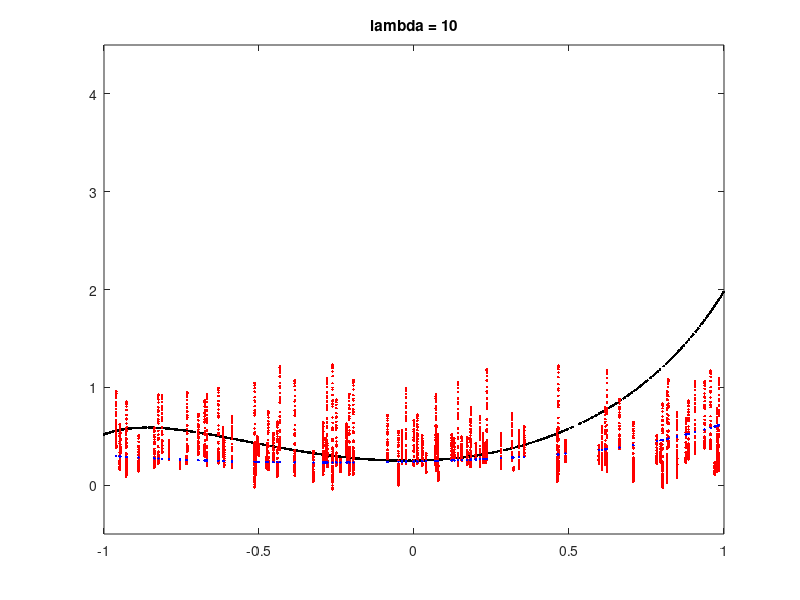

MATLAB code for this plot:
function  third

x1 = 2*rand(1,1000)-1;
c = 0.5 * ones(1,1000);
y = tan(pi * x1 /3) + (x1 - c).^ 2;
% 
figure;
 
plot(x1,y,'k.','LineWidth',200)
title('lambda = 10')
ylim([-0.5,4.5])
xlim([-1,1])
hold on
for m =1:1000
x = 2*rand(10,1)-1;
x_0= x.^ 0;
x_1= x.^ 1;
x_2= x.^ 2;
x_3= x.^ 3;
x_4= x.^ 4;
x_5= x.^ 5;

Train_x = horzcat(x_0,x_1,x_2,x_3,x_4,x_5);
% d = 0.5 * ones(1,6);
% for i=1:10
% train_y(i) = tan(pi * train_x(i,:) /3) + (train_x(i,:) - d).^ 2 + (0.5 * randn(1,6));
% end
x2=x';
vx(:,m)=x2;
c2 =  0.5 * ones(1,10);
y2 = tan(pi * x2 /3) + (x2 - c2).^ 2 + 0.5 * randn(1,10);
lambda= 10;
lambdaeye= eye(6,6)*lambda;

w=inv((Train_x)'* (Train_x) + lambdaeye)*(Train_x)'*(y2)';
v(:,m)=w;
end
x3 =2*rand(100,1)-1;
x3_0= x3.^ 0;
x3_1= x3.^ 1;
x3_2= x3.^ 2;
x3_3= x3.^ 3;
x3_4= x3.^ 4;
x3_5= x3.^ 5;
Train_x3 = horzcat(x3_0,x3_1,x3_2,x3_3,x3_4,x3_5);
yhat= v' * (Train_x3)';
red = yhat(1:100,:);

for n =1:100
    summ(n) = sum(yhat(:,n));
    ave(n) = summ(n)/1000;
end
plot(x3', red, 'r.', 'LineWidth',500)
plot(x3', ave, 'b.', 'LineWidth',500)
% ylim([-0.5,4.5])
% xlim([-1,1])
hold off
end
